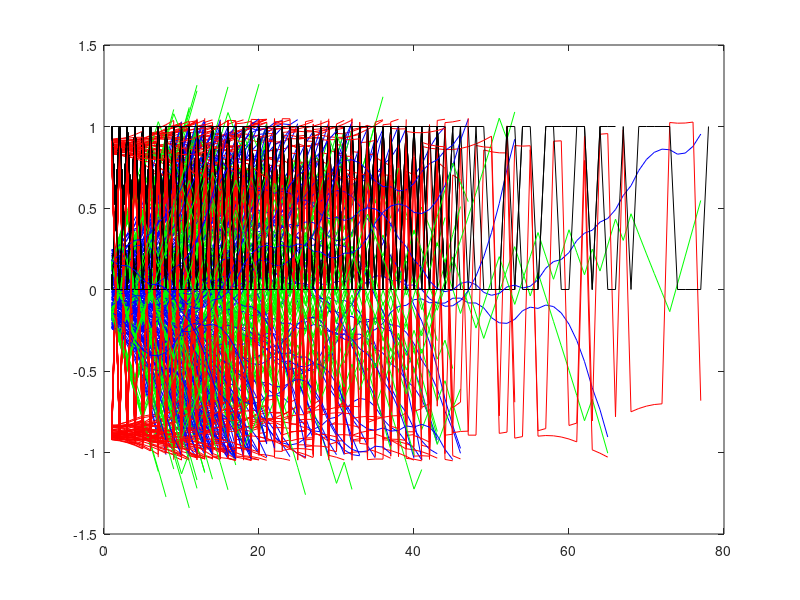

MATLAB code to generate this figure:
load('episodes.mat');
dac_goal_set = [];
dac_input_set =[];
for i = 1:200
    data = episodes(1, i);
    data = cell2mat(data);
    theta = data(:, 3);
    dot_theta = data(:, 4);
    dot_dot_theta = diff(dot_theta)  ;


    scale1 = 5;
    scale2 = 1/2;
    scale3 = 3;




    scale_theta = theta(1:end-1)*scale1;
    scale_dot_theta = dot_theta(1:end-1)*scale2 ;
    scale_dot_dot_theta = dot_dot_theta*scale3;

    u = data(:, 5);


    plot(scale_theta, 'b');
    hold on
    plot(scale_dot_theta, 'g');
    hold on
    plot(scale_dot_dot_theta, 'r');
    hold on
    plot(u, 'k')
    u = 2*u(1:end-1) - 1;
    u = [zeros(size(u)) u/20];


    dac_goal = [scale_dot_theta scale_dot_dot_theta] ;
    dac_input = [scale_theta scale_dot_theta];

    dac_goal_set = [dac_goal_set; dac_goal];
    dac_input_set = [dac_input_set ; dac_input];
end

dac_goal = dac_goal_set;
dac_input = dac_input_set;
save('../test.mat', 'dac_goal', 'dac_input');
